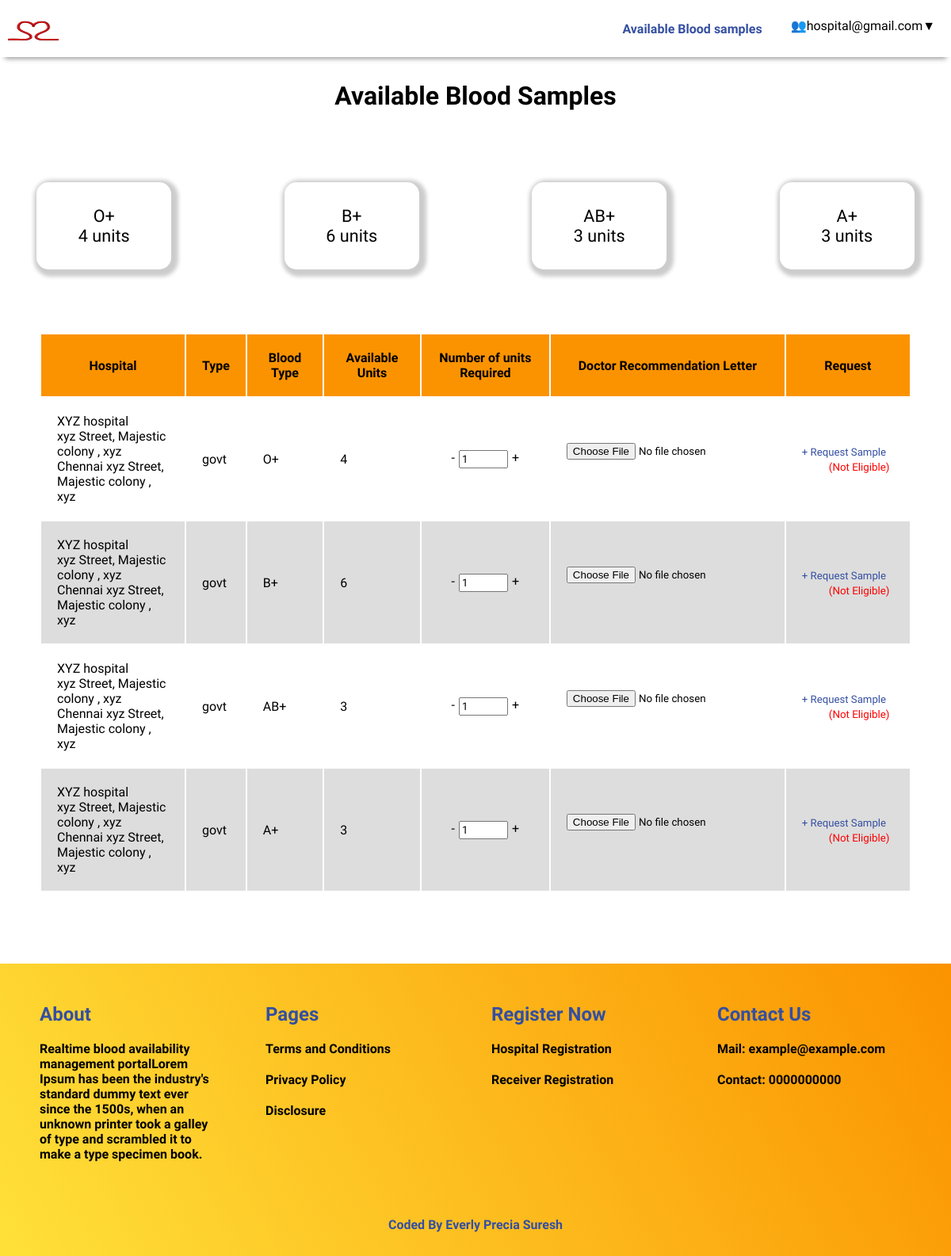
Screenshot of /blood_availability.php (signed in) with the database file from the repository.
### tables this page shows
CREATE TABLE IF NOT EXISTS `blood_samples` (
  `id` int NOT NULL AUTO_INCREMENT,
  `blood_group` char(3) NOT NULL,
  `number_of_units` int NOT NULL,
  `hospital_id` int NOT NULL,
  PRIMARY KEY (`id`),
  KEY `hospital_id` (`hospital_id`)
);

CREATE TABLE IF NOT EXISTS `hospitals` (
  `id` int NOT NULL AUTO_INCREMENT,
  `name` text NOT NULL,
  `type` enum('govt','private') NOT NULL,
  `services` text NOT NULL,
  `registration_no` varchar(14) NOT NULL,
  `scanned_copy` varchar(255) NOT NULL,
  `email` varchar(50) NOT NULL,
  `password` varchar(255) NOT NULL,
  `contact` varchar(11) NOT NULL,
  `address` text NOT NULL,
  `city` text NOT NULL,
  `state` text NOT NULL,
  PRIMARY KEY (`id`)
);

### blood_availability.php (the view, shortened to what this page needs)
<!DOCTYPE html>
<html lang="en">
<head>
    <link rel="stylesheet" href="css/navbar.css">
    <link rel="stylesheet" href="css/footer.css">
    <link rel="stylesheet" href="css/blood_availability.css">
</head>
<body>
  <?php require 'includes/header.php';?>
  <h1>Available Blood Samples</h1>
    <div class="container-1">
      <?php
      $query=mysqli_query($conn,"SELECT DISTINCT `blood_group` FROM `blood_samples`");
      while($data=mysqli_fetch_array($query)){
        $blood_type=$data['blood_group'];
        $blood_count=mysqli_query($conn,"SELECT SUM(number_of_units) AS blood_count FROM `blood_samples` WHERE `blood_group`='$blood_type'");
        $row = mysqli_fetch_assoc($blood_count);
        $total_count = $row['blood_count'];
        echo "<div class='center-flex'>
               <div class='total-blood-count'>
                <div>".$data['blood_group']."</div>
                <div>".$total_count." units</div>
               </div>
              </div>";
      }
      ?>
    </div>
    <div class="data">
      <table>
      <tr>
        <th>Hospital</th>
        <th>Type</th>
        <th>Blood Type</th>
        <th>Available Units</th>
        <th>Number of units Required</th>
        <th>Doctor Recommendation Letter</th>
        <th>Request</th>
      </tr>
      <?php
        $query=$conn->query("SELECT blood_samples.hospital_id,blood_samples.blood_group,blood_samples.number_of_units, hospitals.name, hospitals.address, hospitals.city,hospitals.state, hospitals.type
        FROM blood_samples
        INNER JOIN hospitals ON hospitals.id =blood_samples.hospital_id WHERE blood_samples.number_of_units>0");
        while($data=mysqli_fetch_assoc($query)){
          echo "<tr>
          <td>".$data['name']."<br>".$data['address']."<br>".$data['city']." ".$data['address']."</td>
          <td>".$data['type']."</td>
          <td>".$data['blood_group']."</td>
          <td>".$data['number_of_units']."</td>
          <td><form method='post' action='request_sample_script.php' enctype='multipart/form-data'>
            <div class='quantity'>
            <div class='decrease'>-</div>
            <input name='hospital_id'  type='text' value='".$data['hospital_id']."' hidden>
            <input name='blood_type'  type='text' value='".$data['blood_group']."' hidden>
            <input type='number' id='".$data['blood_group']."'  min=0 name='number_of_units' max='".$data['number_of_units']."'value=1 readonly required>
            <div class='increase'>+</div>
            </div>
          </td>
          <td><input type='file' name='file' required><br><br></td><td>";
           if(isset($_SESSION['loggedin'])!=false)
          {
            if($_SESSION['user_type']=="receiver" && check_if_eligible($_SESSION['user_id'],$data['blood_group']))
            echo "<button name='submit_request' class='rq_sample'  type='submit'> + Request Sample </button></form></td>";
            else {
              echo "<button type='button' class='rq_sample' > + Request Sample </button><small style='text-align:center;color:red;margin-left:34px;'>(Not Eligible)</small></form></td>";
            }
          }
          else{
            echo "<a  href='login.php' class='rq_sample' > + Request Sample </button></form></td>";
          }
        }
        ?>
        </table>
    </div>
  <?php require 'includes/footer.php';?>
</body>
</html>

### css/blood_availability.css (style rules this page uses)
* { font-family: 'Urbanist', sans-serif; margin: 0; padding: 0; box-sizing: border-box; }
.total-blood-count { box-shadow: 3px 3px 5px 6px #ccc; display: flex; flex-direction: column; justify-content: center; align-items: center; padding:30px; width:170px; border-radius: 15px; font-size: 1.8vw; }
.container-1 { display: grid; grid-template-columns: auto auto auto auto; gap:50px; margin-top: 90px; margin-bottom: 80px; }
.center-flex { display: flex; flex-direction: column; justify-content: center; align-items: center; }
table { width:100%; }
td,th { padding: 20px; }
th { background-color:#FB9300; }
tr:nth-child(odd) { background-color: #ddd; }
.data { margin: 40px 50px; }
.data { margin-bottom: 90px; }
.rq_sample { text-decoration: none; background-color: transparent; border: none; cursor:pointer; color:#344fa1; font-size: 1.1vw; }
.quantity { display: flex; justify-content: center; }
.decrease { margin-right: 5px; cursor: pointer; }
.increase { margin-left: 5px; cursor: pointer; }
h1 { text-align: center; margin-top: 30px; }
input[type="number"] { padding:2px; }

### rows the page displays
blood_samples: hospital.name "XYZ hospital", hospital.address "xyz Street, Majestic colony , xyz", hospital.city "Chennai", hospital.type "govt", blood_group "O+", number_of_units "4"
blood_samples: hospital.name "XYZ hospital", hospital.address "xyz Street, Majestic colony , xyz", hospital.city "Chennai", hospital.type "govt", blood_group "B+", number_of_units "6"
blood_samples: hospital.name "XYZ hospital", hospital.address "xyz Street, Majestic colony , xyz", hospital.city "Chennai", hospital.type "govt", blood_group "AB+", number_of_units "3"
blood_samples: hospital.name "XYZ hospital", hospital.address "xyz Street, Majestic colony , xyz", hospital.city "Chennai", hospital.type "govt", blood_group "A+", number_of_units "3"

### other values shown
$_SESSION['email'] "hospital@gmail.com"
$data['blood_group'] "O+"
$total_count "4"
$data['blood_group'] "B+"
$total_count "6"
$data['blood_group'] "AB+"
$total_count "3"
$data['blood_group'] "A+"
